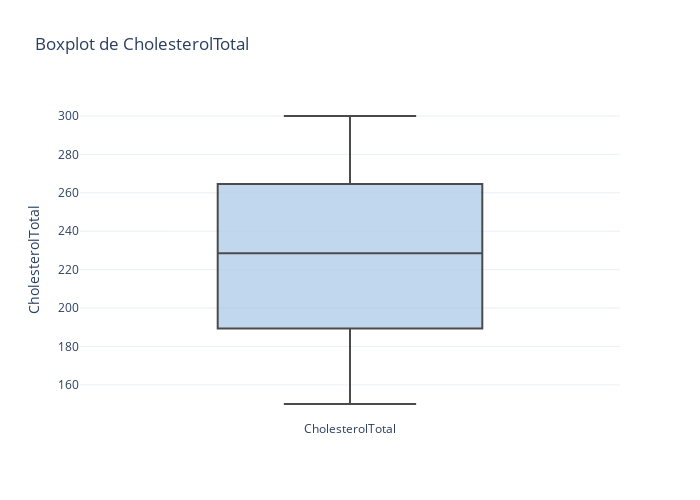

The notebook cell this image was saved under:
### Code cell
graficar_boxplot(df_csv, 'CholesterolTotal')
graficar_histograma(df_csv, 'CholesterolTotal')
graficar_densidad(df_csv, 'CholesterolTotal')

### Figure 1 — Plotly figure (JSON) as saved in the notebook; plotly's stock layout.template omitted (floating-point values rounded to 4 significant figures; data arrays with more than 128 entries replaced by an {"elided": "..."} marker saying what was removed)
{"data": [{"boxpoints": "outliers", "fillcolor": "#A7C7E7", "line": {"color": "black"}, "marker": {"color": "#A7C7E7"}, "name": "CholesterolTotal", "opacity": 0.7, "type": "box", "y": {"elided": "2105 float values"}}], "layout": {"height": 500, "title": {"text": "Boxplot de CholesterolTotal"}, "width": 700, "yaxis": {"title": {"text": "CholesterolTotal"}}}}
